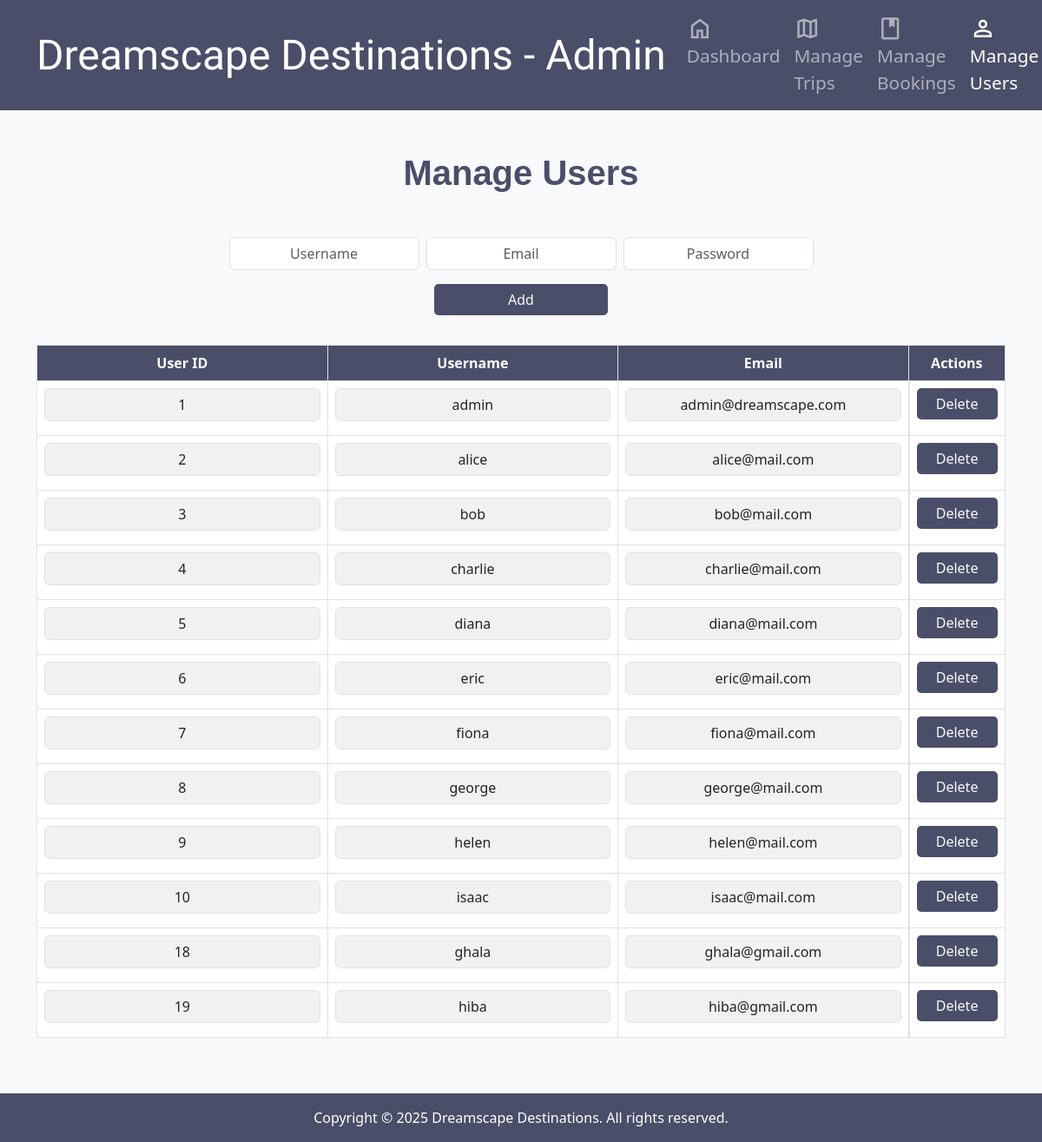
The page /manage_users.php on the database its author committed.
### tables this page shows
CREATE TABLE `users` (
  `user_id` int(11) NOT NULL,
  `username` varchar(50) DEFAULT NULL,
  `password_hash` varchar(255) DEFAULT NULL,
  `email` varchar(100) DEFAULT NULL
);

### manage_users.php (the view, shortened to what this page needs)
<?php
include 'db_config.php';
$sql = "SELECT * FROM users";
$users_result = $conn->query($sql);
?>
<!DOCTYPE html>
<html lang="en">
<head>
  <link rel="stylesheet" href="styles.css">
</head>
<body>
  <nav class="navbar navbar-expand-lg navbar-dark">
    <div class="container">
      <a class="qwigley-regular navbar-brand" href="admin.php">
        Dreamscape Destinations <span>- Admin</span>
      </a>
      <div class="collapse navbar-collapse justify-content-end" id="navbarNav">
        <ul class="navbar-nav">
          <li class="nav-item">
            <a class="nav-link" href="admin.php">
              <span class="material-symbols-outlined">home</span> Dashboard
            </a>
          </li>
          <li class="nav-item">
            <a class="nav-link" href="manage_trips.php">
              <span class="material-symbols-outlined">map</span> Manage Trips
            </a>
          </li>
          <li class="nav-item">
            <a class="nav-link" href="manage_bookings.php">
              <span class="material-symbols-outlined">book</span> Manage Bookings
            </a>
          </li>
          <li class="nav-item">
            <a class="nav-link active" href="manage_users.php">
              <span class="material-symbols-outlined">person</span> Manage Users
            </a>
          </li>
        </ul>
      </div>
    </div>
  </nav>
  <div class="container my-5">
    <h2 class="section-title">Manage Users</h2>
    <form id="addUserForm" method="post" class="mb-4 d-flex justify-content-center" onsubmit="return validateAddUserForm()">
      <div style="max-width: 900px; width: 100%; text-align: center;">
        <div class="row g-2 justify-content-center">
          <div class="col-md-3">
            <input type="text" name="username" class="form-control" placeholder="Username" required>
          </div>
          <div class="col-md-3">
            <input type="email" name="email" class="form-control" placeholder="Email" required>
          </div>
          <div class="col-md-3">
            <input type="password" name="password" class="form-control" placeholder="Password" required>
          </div>
        </div>
        <div class="d-flex justify-content-center mt-3" style="width: 100%; margin: 0 auto;">
          <button type="submit" class="btn btn-theme btn-action" style="max-width: 200px; width: 100%;">Add</button>
        </div>
      </div>
    </form>
    <div class="table-responsive">
      <table class="table table-bordered custom-table">
        <thead class="table">
          <tr>
            <th>User ID</th>
            <th>Username</th>
            <th>Email</th>
            <th>Actions</th>
          </tr>
        </thead>
        <tbody>
          <?php while ($user = $users_result->fetch_assoc()): ?>
            <tr>
              <form method="post" id="userForm<?php echo $user['user_id']; ?>">
                <td><input type="text" name="user_id" class="form-control" value="<?php echo $user['user_id']; ?>" readonly></td>
                <td><input type="text" name="username" class="form-control" value="<?php echo htmlspecialchars($user['username']); ?>" readonly></td>
                <td><input type="email" name="email" class="form-control" value="<?php echo htmlspecialchars($user['email']); ?>" readonly></td>
                <td class="action-btn">
                  <button type="button" class="btn btn-theme btn-action" data-bs-toggle="modal" data-bs-target="#deleteModal<?php echo $user['user_id']; ?>">Delete</button>
                </td>
              </form>
            </tr>
          <?php endwhile; ?>
        </tbody>
      </table>
    </div>
  </div>
  <footer class="text-center py-3">
    <p class="mb-0">Copyright &copy; 2025 Dreamscape Destinations. All rights reserved.</p>
  </footer>
</body>
</html>

### styles.css (style rules this page uses)
body { background-color: #f8f9fa; }
.card-title, .section-title, .caption { font-family: 'Trebuchet MS', sans-serif; }
.section-title { font-size: 2.5rem; font-weight: bold; text-align: center; color: #4a4e69; }
.navbar { position: sticky; top: 0; z-index: 1020; background-color: #4a4e69; }
.navbar-brand { font-weight: bold; font-size: 1.5rem; }
.nav-item { font-size: 1.3rem; }
.material-symbols-outlined { font-variation-settings: 'FILL' 0, 'wght' 400, 'GRAD' 0, 'opsz' 24; font-size: 1.9rem; vertical-align: middle; }
.qwigley-regular { font-family: "Qwigley", cursive; font-weight: 400; font-size: 3rem; }
.btn-theme { background-color: #4a4e69; color: #f8f9fa; border: none; border-radius: 5px; text-decoration: none; text-align: center; }
footer { background-color: #4a4e69; color: white; padding: 20px; }

### manage_users.php (style rules this page uses)
.section-title { margin-bottom: 50px; }
.custom-table th { background-color: #4a4e69; color: white; text-align: center; }
table.custom-table td input[readonly] { display: block; margin: 0 auto; text-align: center; }
.form-control::placeholder { text-align: center; }
.btn-action { display: block; width: 100%; margin-bottom: 10px; text-align: center; }
input[readonly] { background-color: #f1f1f1; }
.action-btn { display: flex; justify-content: center; align-items: center; }

### rows shown on the page
users: user_id "1", username "admin", email "admin@dreamscape.com"
users: user_id "2", username "alice", email "alice@mail.com"
users: user_id "3", username "bob", email "bob@mail.com"
users: user_id "4", username "charlie", email "charlie@mail.com"
users: user_id "5", username "diana", email "diana@mail.com"
users: user_id "6", username "eric", email "eric@mail.com"
users: user_id "7", username "fiona", email "fiona@mail.com"
users: user_id "8", username "george", email "george@mail.com"
users: user_id "9", username "helen", email "helen@mail.com"
users: user_id "10", username "isaac", email "isaac@mail.com"
users: user_id "18", username "ghala", email "ghala@gmail.com"
users: user_id "19", username "hiba", email "hiba@gmail.com"
